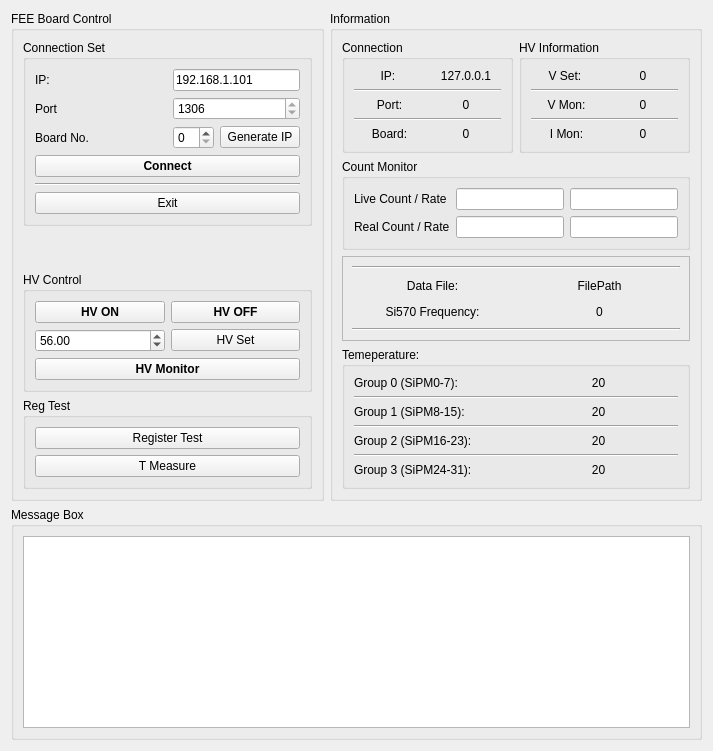
   <widget class="QWidget" name="tabFEE">
    <attribute name="title">
     <string>FEE Board Control</string>
    </attribute>
    <layout class="QGridLayout" name="gridLayout_24">
     <item row="0" column="0">
      <widget class="QGroupBox" name="groupBox_7">
       <property name="title">
        <string>FEE Board Control</string>
       </property>
       <layout class="QGridLayout" name="gridLayout_7">
        <item row="0" column="0">
         <widget class="QGroupBox" name="groupBox_8">
          <property name="title">
           <string>Connection Set</string>
          </property>
          <layout class="QGridLayout" name="gridLayout_6">
           <item row="2" column="2">
            <widget class="QSpinBox" name="boxBoardNo">
             <property name="maximum">
              <number>49</number>
             </property>
            </widget>
           </item>
           <item row="3" column="0" colspan="4">
            <widget class="QPushButton" name="btnConnect">
             <property name="font">
              <font>
               <bold>true</bold>
              </font>
             </property>
             <property name="text">
              <string>Connect</string>
             </property>
            </widget>
           </item>
           <item row="2" column="0">
            <widget class="QLabel" name="label">
             <property name="text">
              <string>Board No.</string>
             </property>
            </widget>
           </item>
           <item row="2" column="3">
            <widget class="QPushButton" name="btnGenerateIP">
             <property name="text">
              <string>Generate IP</string>
             </property>
            </widget>
           </item>
           <item row="5" column="0" colspan="4">
            <widget class="QPushButton" name="btnExit">
             <property name="text">
              <string>Exit</string>
             </property>
            </widget>
           </item>
           <item row="0" column="1">
            <spacer name="horizontalSpacer_2">
             <property name="orientation">
              <enum>Qt::Horizontal</enum>
             </property>
             <property name="sizeHint" stdset="0">
              <size>
               <width>40</width>
               <height>20</height>
              </size>
             </property>
            </spacer>
           </item>
           <item row="1" column="2" colspan="2">
            <widget class="QSpinBox" name="boxPort">
             <property name="readOnly">
              <bool>true</bool>
             </property>
             <property name="maximum">
              <number>9999</number>
             </property>
             <property name="value">
              <number>1306</number>
             </property>
            </widget>
           </item>
           <item row="1" column="1">
            <spacer name="horizontalSpacer_3">
             <property name="orientation">
              <enum>Qt::Horizontal</enum>
             </property>
             <property name="sizeHint" stdset="0">
              <size>
               <width>72</width>
               <height>18</height>
              </size>
             </property>
            </spacer>
           </item>
           <item row="0" column="0">
            <widget class="QLabel" name="label_6">
             <property name="text">
              <string>IP:</string>
             </property>
            </widget>
           </item>
           <item row="2" column="1">
            <spacer name="horizontalSpacer_4">
             <property name="orientation">
              <enum>Qt::Horizontal</enum>
             </property>
             <property name="sizeHint" stdset="0">
              <size>
               <width>40</width>
               <height>20</height>
              </size>
             </property>
            </spacer>
           </item>
           <item row="1" column="0">
            <widget class="QLabel" name="label_8">
             <property name="text">
              <string>Port</string>
             </property>
            </widget>
           </item>
           <item row="0" column="2" colspan="2">
            <widget class="QLineEdit" name="lineIP">
             <property name="text">
              <string>192.168.1.101</string>
             </property>
             <property name="readOnly">
              <bool>false</bool>
             </property>
            </widget>
           </item>
           <item row="4" column="0" colspan="4">
            <widget class="Line" name="line_5">
             <property name="orientation">
              <enum>Qt::Horizontal</enum>
             </property>
            </widget>
           </item>
          </layout>
         </widget>
        </item>
        <item row="2" column="0">
         <widget class="QGroupBox" name="grpHVctrl">
          <property name="title">
           <string>HV Control</string>
          </property>
          <layout class="QGridLayout" name="gridLayout_3">
           <item row="1" column="0">
            <widget class="QDoubleSpinBox" name="boxHVSet">
             <property name="maximum">
              <double>68.000000000000000</double>
             </property>
             <property name="value">
              <double>56.000000000000000</double>
             </property>
            </widget>
           </item>
           <item row="0" column="0">
            <widget class="QPushButton" name="btnHVON">
             <property name="font">
              <font>
               <bold>true</bold>
              </font>
             </property>
             <property name="text">
              <string>HV ON</string>
             </property>
            </widget>
           </item>
           <item row="1" column="1">
            <widget class="QPushButton" name="btnHVSet">
             <property name="text">
              <string>HV Set</string>
             </property>
            </widget>
           </item>
           <item row="2" column="0" colspan="2">
            <widget class="QPushButton" name="btnHPO">
             <property name="font">
              <font>
               <bold>true</bold>
              </font>
             </property>
             <property name="text">
              <string>HV Monitor</string>
             </property>
            </widget>
           </item>
           <item row="0" column="1">
            <widget class="QPushButton" name="btnHVOFF">
             <property name="font">
              <font>
               <bold>true</bold>
              </font>
             </property>
             <property name="text">
              <string>HV OFF</string>
             </property>
            </widget>
           </item>
          </layout>
         </widget>
        </item>
        <item row="3" column="0">
         <widget class="QGroupBox" name="grpTMea">
          <property name="title">
           <string>Reg Test</string>
          </property>
          <layout class="QGridLayout" name="gridLayout_38">
           <item row="0" column="0">
            <widget class="QPushButton" name="btnRegTest">
             <property name="text">
              <string>Register Test</string>
             </property>
            </widget>
           </item>
           <item row="1" column="0">
            <widget class="QPushButton" name="btnTMon">
             <property name="text">
              <string>T Measure</string>
             </property>
            </widget>
           </item>
          </layout>
         </widget>
        </item>
        <item row="1" column="0">
         <spacer name="verticalSpacer_4">
          <property name="orientation">
           <enum>Qt::Vertical</enum>
          </property>
          <property name="sizeHint" stdset="0">
           <size>
            <width>20</width>
            <height>40</height>
           </size>
          </property>
         </spacer>
        </item>
       </layout>
      </widget>
     </item>
     <item row="0" column="1">
      <widget class="QGroupBox" name="grpFEEInfo">
       <property name="title">
        <string>Information</string>
       </property>
       <layout class="QGridLayout" name="gridLayout_8">
        <item row="0" column="1">
         <widget class="QGroupBox" name="groupBox_5">
          <property name="title">
           <string>HV Information</string>
          </property>
          <layout class="QGridLayout" name="gridLayout_5">
           <item row="0" column="0">
            <widget class="QLabel" name="label_17">
             <property name="text">
              <string>V Set: </string>
             </property>
             <property name="alignment">
              <set>Qt::AlignCenter</set>
             </property>
            </widget>
           </item>
           <item row="0" column="1">
            <widget class="QLabel" name="lblVSetOut">
             <property name="text">
              <string>0</string>
             </property>
             <property name="alignment">
              <set>Qt::AlignCenter</set>
             </property>
            </widget>
           </item>
           <item row="1" column="0" colspan="2">
            <widget class="Line" name="line_13">
             <property name="orientation">
              <enum>Qt::Horizontal</enum>
             </property>
            </widget>
           </item>
           <item row="2" column="0">
            <widget class="QLabel" name="label_5">
             <property name="text">
              <string>V Mon:</string>
             </property>
             <property name="alignment">
              <set>Qt::AlignCenter</set>
             </property>
            </widget>
           </item>
           <item row="2" column="1">
            <widget class="QLabel" name="lblVMonOut">
             <property name="text">
              <string>0</string>
             </property>
             <property name="alignment">
              <set>Qt::AlignCenter</set>
             </property>
            </widget>
           </item>
           <item row="3" column="0" colspan="2">
            <widget class="Line" name="line_14">
             <property name="orientation">
              <enum>Qt::Horizontal</enum>
             </property>
            </widget>
           </item>
           <item row="4" column="0">
            <widget class="QLabel" name="label_18">
             <property name="text">
              <string>I Mon:</string>
             </property>
             <property name="alignment">
              <set>Qt::AlignCenter</set>
             </property>
            </widget>
           </item>
           <item row="4" column="1">
            <widget class="QLabel" name="lblIMonOut">
             <property name="text">
              <string>0</string>
             </property>
             <property name="alignment">
              <set>Qt::AlignCenter</set>
             </property>
            </widget>
           </item>
          </layout>
         </widget>
        </item>
        <item row="0" column="0">
         <widget class="QGroupBox" name="groupBox_6">
          <property name="title">
           <string>Connection</string>
          </property>
          <layout class="QGridLayout" name="gridLayout_4">
           <item row="0" column="0">
            <widget class="QLabel" name="label_9">
             <property name="text">
              <string>IP: </string>
             </property>
             <property name="alignment">
              <set>Qt::AlignCenter</set>
             </property>
            </widget>
           </item>
           <item row="0" column="1">
            <widget class="QLabel" name="lblIPOut">
             <property name="text">
              <string>127.0.0.1</string>
             </property>
             <property name="alignment">
              <set>Qt::AlignCenter</set>
             </property>
            </widget>
           </item>
           <item row="1" column="0" colspan="2">
            <widget class="Line" name="line_15">
             <property name="orientation">
              <enum>Qt::Horizontal</enum>
             </property>
            </widget>
           </item>
           <item row="2" column="0">
            <widget class="QLabel" name="label_11">
             <property name="text">
              <string>Port:</string>
             </property>
             <property name="alignment">
              <set>Qt::AlignCenter</set>
             </property>
            </widget>
           </item>
           <item row="2" column="1">
            <widget class="QLabel" name="lblPortOut">
             <property name="text">
              <string>0</string>
             </property>
             <property name="alignment">
              <set>Qt::AlignCenter</set>
             </property>
            </widget>
           </item>
           <item row="3" column="0" colspan="2">
            <widget class="Line" name="line_16">
             <property name="orientation">
              <enum>Qt::Horizontal</enum>
             </property>
            </widget>
           </item>
           <item row="4" column="0">
            <widget class="QLabel" name="label_15">
             <property name="text">
              <string>Board:</string>
             </property>
             <property name="alignment">
              <set>Qt::AlignCenter</set>
             </property>
            </widget>
           </item>
           <item row="4" column="1">
            <widget class="QLabel" name="lblBoardOut">
             <property name="text">
              <string>0</string>
             </property>
             <property name="alignment">
              <set>Qt::AlignCenter</set>
             </property>
            </widget>
           </item>
          </layout>
         </widget>
        </item>
        <item row="3" column="0" colspan="2">
         <widget class="QFrame" name="frame_2">
          <property name="frameShape">
           <enum>QFrame::StyledPanel</enum>
          </property>
          <property name="frameShadow">
           <enum>QFrame::Raised</enum>
          </property>
          <layout class="QGridLayout" name="gridLayout_17">
           <item row="1" column="1">
            <widget class="QLabel" name="lblFileOut">
             <property name="text">
              <string>FilePath</string>
             </property>
             <property name="alignment">
              <set>Qt::AlignCenter</set>
             </property>
            </widget>
           </item>
           <item row="2" column="0">
            <widget class="QLabel" name="label_7">
             <property name="text">
              <string>Si570 Frequency:</string>
             </property>
             <property name="alignment">
              <set>Qt::AlignCenter</set>
             </property>
            </widget>
           </item>
           <item row="3" column="0" colspan="2">
            <widget class="Line" name="line_18">
             <property name="orientation">
              <enum>Qt::Horizontal</enum>
             </property>
            </widget>
           </item>
           <item row="0" column="0" colspan="2">
            <widget class="Line" name="line_17">
             <property name="orientation">
              <enum>Qt::Horizontal</enum>
             </property>
            </widget>
           </item>
           <item row="2" column="1">
            <widget class="QLabel" name="lblSi570Out">
             <property name="text">
              <string>0</string>
             </property>
             <property name="alignment">
              <set>Qt::AlignCenter</set>
             </property>
            </widget>
           </item>
           <item row="1" column="0">
            <widget class="QLabel" name="label_13">
             <property name="text">
              <string>Data File:</string>
             </property>
             <property name="alignment">
              <set>Qt::AlignCenter</set>
             </property>
            </widget>
           </item>
          </layout>
         </widget>
        </item>
        <item row="2" column="0" colspan="2">
         <widget class="QGroupBox" name="grpCRMonitor">
          <property name="title">
           <string>Count Monitor</string>
          </property>
          <layout class="QGridLayout" name="gridLayout_19">
           <item row="0" column="1">
            <widget class="QLineEdit" name="lineLiveCount">
             <property name="readOnly">
              <bool>true</bool>
             </property>
            </widget>
           </item>
           <item row="1" column="2">
            <widget class="QLineEdit" name="lineRealCR">
             <property name="readOnly">
              <bool>true</bool>
             </property>
            </widget>
           </item>
           <item row="1" column="0">
            <widget class="QLabel" name="label_39">
             <property name="text">
              <string>Real Count / Rate</string>
             </property>
            </widget>
           </item>
           <item row="1" column="1">
            <widget class="QLineEdit" name="lineRealCount">
             <property name="readOnly">
              <bool>true</bool>
             </property>
            </widget>
           </item>
           <item row="0" column="0">
            <widget class="QLabel" name="label_38">
             <property name="text">
              <string>Live Count / Rate</string>
             </property>
            </widget>
           </item>
           <item row="0" column="2">
            <widget class="QLineEdit" name="lineLiveCR">
             <property name="readOnly">
              <bool>true</bool>
             </property>
            </widget>
           </item>
          </layout>
         </widget>
        </item>
        <item row="5" column="0" colspan="2">
         <widget class="QGroupBox" name="grpTMoni">
          <property name="title">
           <string>Temeperature:</string>
          </property>
          <layout class="QGridLayout" name="gridLayout_12">
           <item row="0" column="0">
            <widget class="QLabel" name="label_10">
             <property name="text">
              <string>Group 0 (SiPM0-7): </string>
             </property>
            </widget>
           </item>
           <item row="0" column="1">
            <widget class="QLabel" name="lblTOut_0">
             <property name="text">
              <string>20</string>
             </property>
             <property name="alignment">
              <set>Qt::AlignCenter</set>
             </property>
            </widget>
           </item>
           <item row="1" column="0" colspan="2">
            <widget class="Line" name="line_10">
             <property name="orientation">
              <enum>Qt::Horizontal</enum>
             </property>
            </widget>
           </item>
           <item row="2" column="0">
            <widget class="QLabel" name="label_12">
             <property name="text">
              <string>Group 1 (SiPM8-15): </string>
             </property>
            </widget>
           </item>
           <item row="2" column="1">
            <widget class="QLabel" name="lblTOut_1">
             <property name="text">
              <string>20</string>
             </property>
             <property name="alignment">
              <set>Qt::AlignCenter</set>
             </property>
            </widget>
           </item>
           <item row="3" column="0" colspan="2">
            <widget class="Line" name="line_11">
             <property name="orientation">
              <enum>Qt::Horizontal</enum>
             </property>
            </widget>
           </item>
           <item row="4" column="0">
            <widget class="QLabel" name="label_14">
             <property name="text">
              <string>Group 2 (SiPM16-23): </string>
             </property>
            </widget>
           </item>
           <item row="4" column="1">
            <widget class="QLabel" name="lblTOut_2">
             <property name="text">
              <string>20</string>
             </property>
             <property name="alignment">
              <set>Qt::AlignCenter</set>
             </property>
            </widget>
           </item>
           <item row="5" column="0" colspan="2">
            <widget class="Line" name="line_12">
             <property name="orientation">
              <enum>Qt::Horizontal</enum>
             </property>
            </widget>
           </item>
           <item row="6" column="0">
            <widget class="QLabel" name="label_16">
             <property name="text">
              <string>Group 3 (SiPM24-31): </string>
             </property>
            </widget>
           </item>
           <item row="6" column="1">
            <widget class="QLabel" name="lblTOut_3">
             <property name="text">
              <string>20</string>
             </property>
             <property name="alignment">
              <set>Qt::AlignCenter</set>
             </property>
            </widget>
           </item>
          </layout>
         </widget>
        </item>
       </layout>
      </widget>
     </item>
     <item row="2" column="0" colspan="2">
      <widget class="QGroupBox" name="groupBox_3">
       <property name="title">
        <string>Message Box</string>
       </property>
       <layout class="QHBoxLayout" name="horizontalLayout_2">
        <item>
         <widget class="QTextEdit" name="brsMessage"/>
        </item>
       </layout>
      </widget>
     </item>
    </layout>
   </widget>
